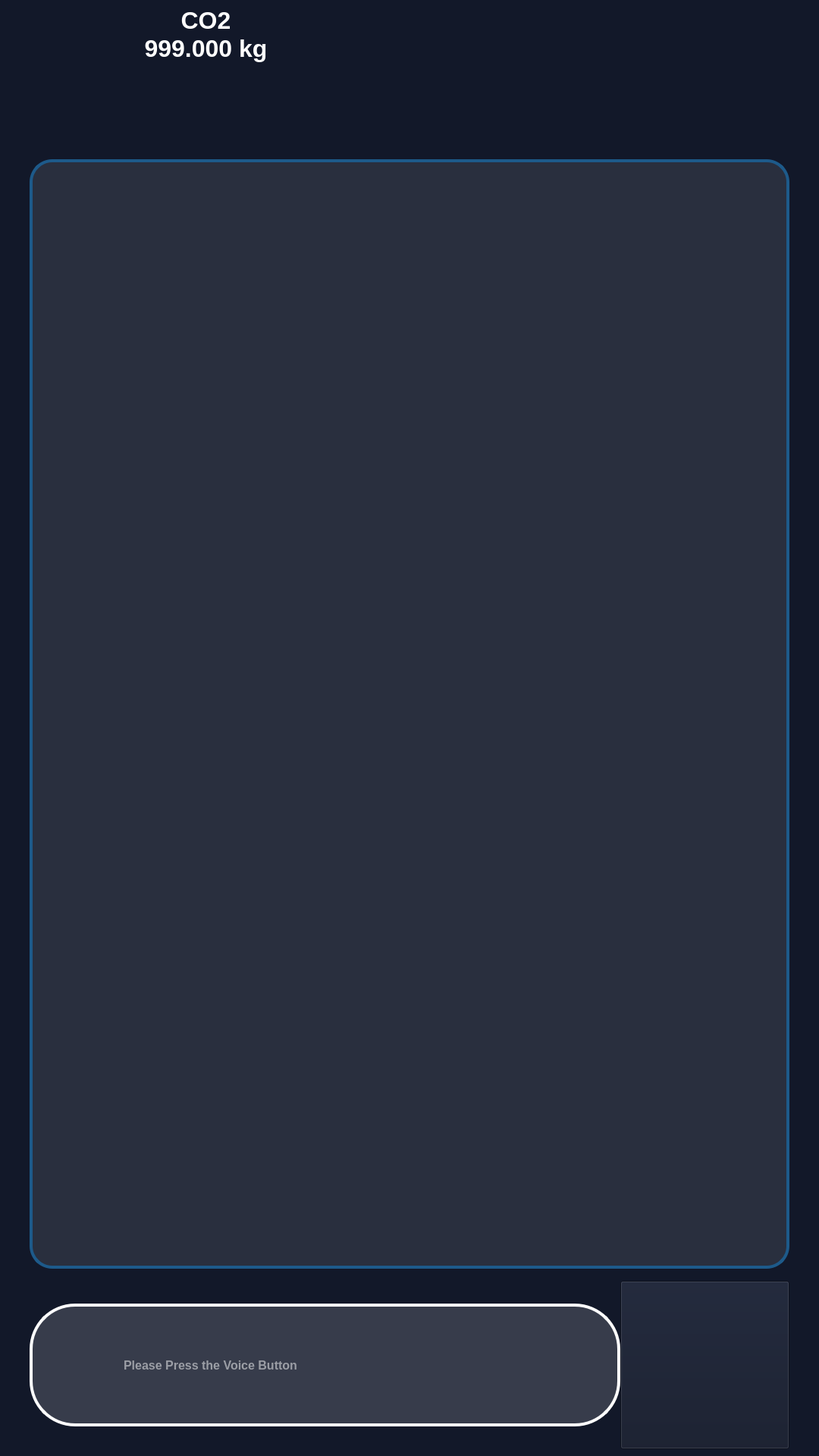
<?xml version="1.0" encoding="UTF-8"?>
<ui version="4.0">
 <class>MainWindow</class>
 <widget class="QMainWindow" name="MainWindow">
  <property name="geometry">
   <rect>
    <x>0</x>
    <y>0</y>
    <width>1080</width>
    <height>1920</height>
   </rect>
  </property>
  <property name="windowTitle">
   <string>Mr.Q</string>
  </property>
  <widget class="QWidget" name="centralwidget">
   <property name="styleSheet">
    <string notr="true">background: #121829</string>
   </property>
   <layout class="QVBoxLayout" name="verticalLayout_5" stretch="5,40,6">
    <item>
     <layout class="QHBoxLayout" name="top_layout">
      <item>
       <layout class="QVBoxLayout" name="verticalLayout_7">
        <item>
         <layout class="QHBoxLayout" name="horizontalLayout">
          <property name="spacing">
           <number>0</number>
          </property>
          <item>
           <widget class="QLabel" name="icon_foot">
            <property name="text">
             <string/>
            </property>
            <property name="pixmap">
             <pixmap>src/img/carbon-footprint.png</pixmap>
            </property>
           </widget>
          </item>
          <item>
           <widget class="QLabel" name="lb_kg">
            <property name="styleSheet">
             <string notr="true">color:white;font-size: 32px;font-weight:700</string>
            </property>
            <property name="text">
             <string>CO2
999.000 kg</string>
            </property>
            <property name="alignment">
             <set>Qt::AlignCenter</set>
            </property>
           </widget>
          </item>
         </layout>
        </item>
        <item>
         <spacer name="verticalSpacer_2">
          <property name="orientation">
           <enum>Qt::Vertical</enum>
          </property>
          <property name="sizeHint" stdset="0">
           <size>
            <width>20</width>
            <height>40</height>
           </size>
          </property>
         </spacer>
        </item>
       </layout>
      </item>
      <item>
       <layout class="QVBoxLayout" name="verticalLayout">
        <item>
         <widget class="QLabel" name="label_2">
          <property name="text">
           <string/>
          </property>
          <property name="pixmap">
           <pixmap>src/img/MrQ.png</pixmap>
          </property>
          <property name="alignment">
           <set>Qt::AlignBottom|Qt::AlignHCenter</set>
          </property>
         </widget>
        </item>
       </layout>
      </item>
      <item>
       <layout class="QVBoxLayout" name="verticalLayout_4">
        <item>
         <widget class="QLabel" name="label_3">
          <property name="text">
           <string/>
          </property>
          <property name="pixmap">
           <pixmap>src/img/quaser-08.png</pixmap>
          </property>
         </widget>
        </item>
        <item>
         <spacer name="verticalSpacer">
          <property name="orientation">
           <enum>Qt::Vertical</enum>
          </property>
          <property name="sizeHint" stdset="0">
           <size>
            <width>20</width>
            <height>40</height>
           </size>
          </property>
         </spacer>
        </item>
       </layout>
      </item>
     </layout>
    </item>
    <item>
     <layout class="QGridLayout" name="middle_layout">
      <property name="leftMargin">
       <number>30</number>
      </property>
      <property name="topMargin">
       <number>10</number>
      </property>
      <property name="rightMargin">
       <number>30</number>
      </property>
      <property name="bottomMargin">
       <number>10</number>
      </property>
      <item row="0" column="0">
       <widget class="QScrollArea" name="scroll_area">
        <property name="styleSheet">
         <string notr="true"/>
        </property>
        <property name="frameShape">
         <enum>QFrame::NoFrame</enum>
        </property>
        <property name="widgetResizable">
         <bool>true</bool>
        </property>
        <widget class="QWidget" name="dialog_frame">
         <property name="geometry">
          <rect>
           <x>0</x>
           <y>0</y>
           <width>1002</width>
           <height>1463</height>
          </rect>
         </property>
         <property name="styleSheet">
          <string notr="true">QWidget#dialog_frame {border-radius: 30px;border: 4px solid #1D5A8A;background-color: rgba(255,255,255,25)}</string>
         </property>
         <layout class="QVBoxLayout" name="verticalLayout_2">
          <property name="spacing">
           <number>0</number>
          </property>
          <item>
           <widget class="QListView" name="lv_messages">
            <property name="styleSheet">
             <string notr="true">QListView {border:none;background-color: transparent}</string>
            </property>
           </widget>
          </item>
         </layout>
        </widget>
       </widget>
      </item>
     </layout>
    </item>
    <item>
     <layout class="QHBoxLayout" name="bottom_layout" stretch="7,2">
      <property name="spacing">
       <number>0</number>
      </property>
      <property name="leftMargin">
       <number>30</number>
      </property>
      <property name="rightMargin">
       <number>30</number>
      </property>
      <item>
       <layout class="QHBoxLayout" name="horizontalLayout_2">
        <property name="spacing">
         <number>0</number>
        </property>
        <property name="leftMargin">
         <number>0</number>
        </property>
        <property name="topMargin">
         <number>30</number>
        </property>
        <property name="rightMargin">
         <number>0</number>
        </property>
        <property name="bottomMargin">
         <number>30</number>
        </property>
        <item>
         <widget class="QWidget" name="input_frame" native="true">
          <property name="styleSheet">
           <string notr="true">QWidget#input_frame {border-radius: 60px;background-color:rgba(255,255,255,40);border: 4px solid white;}</string>
          </property>
          <layout class="QHBoxLayout" name="horizontalLayout_4">
           <property name="spacing">
            <number>10</number>
           </property>
           <property name="leftMargin">
            <number>12</number>
           </property>
           <property name="topMargin">
            <number>0</number>
           </property>
           <property name="rightMargin">
            <number>12</number>
           </property>
           <property name="bottomMargin">
            <number>0</number>
           </property>
           <item>
            <widget class="QLabel" name="lb_audio_wave">
             <property name="sizePolicy">
              <sizepolicy hsizetype="Expanding" vsizetype="Expanding">
               <horstretch>0</horstretch>
               <verstretch>0</verstretch>
              </sizepolicy>
             </property>
             <property name="maximumSize">
              <size>
               <width>100</width>
               <height>80</height>
              </size>
             </property>
             <property name="styleSheet">
              <string notr="true">background-color: transparent;border-image: url(src/img/audio_wave.png)</string>
             </property>
             <property name="text">
              <string/>
             </property>
             <property name="scaledContents">
              <bool>true</bool>
             </property>
            </widget>
           </item>
           <item>
            <widget class="QLineEdit" name="edt_voice_input">
             <property name="sizePolicy">
              <sizepolicy hsizetype="Expanding" vsizetype="Expanding">
               <horstretch>0</horstretch>
               <verstretch>0</verstretch>
              </sizepolicy>
             </property>
             <property name="styleSheet">
              <string notr="true">background-color: transparent;border:none;color: white;font-size:12pt;font-weight:700</string>
             </property>
             <property name="inputMask">
              <string/>
             </property>
             <property name="text">
              <string/>
             </property>
             <property name="readOnly">
              <bool>true</bool>
             </property>
             <property name="placeholderText">
              <string>Please Press the Voice Button</string>
             </property>
            </widget>
           </item>
          </layout>
         </widget>
        </item>
       </layout>
      </item>
      <item>
       <layout class="QHBoxLayout" name="horizontalLayout_3">
        <property name="spacing">
         <number>0</number>
        </property>
        <item>
         <widget class="QPushButton" name="btn_microphone">
          <property name="sizePolicy">
           <sizepolicy hsizetype="Expanding" vsizetype="Expanding">
            <horstretch>0</horstretch>
            <verstretch>0</verstretch>
           </sizepolicy>
          </property>
          <property name="styleSheet">
           <string notr="true">border-image: url(src/img/microphone_button.png)</string>
          </property>
          <property name="text">
           <string/>
          </property>
         </widget>
        </item>
       </layout>
      </item>
     </layout>
    </item>
   </layout>
  </widget>
 </widget>
 <resources/>
 <connections/>
</ui>
